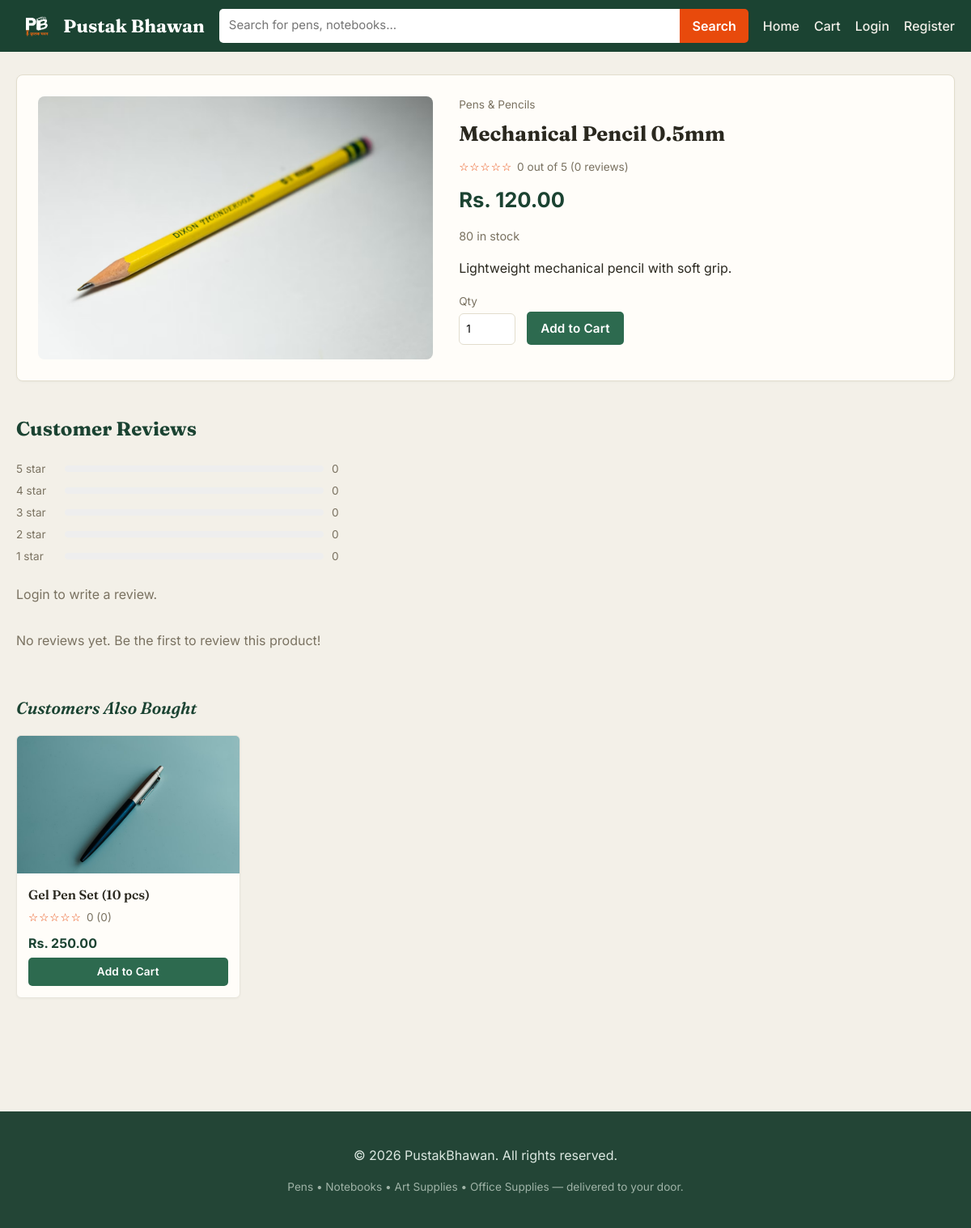
/product.php?id=2, run on the app's committed database.
### tables this page shows
CREATE TABLE products (
    id INT AUTO_INCREMENT PRIMARY KEY,
    category_id INT,
    name VARCHAR(150) NOT NULL,
    description TEXT,
    price DECIMAL(10,2) NOT NULL,
    stock INT DEFAULT 0,
    image VARCHAR(255) DEFAULT 'no-image.png',
    created_at TIMESTAMP DEFAULT CURRENT_TIMESTAMP,
    FOREIGN KEY (category_id) REFERENCES categories(id) ON DELETE SET NULL
);

CREATE TABLE categories (
    id INT AUTO_INCREMENT PRIMARY KEY,
    name VARCHAR(100) NOT NULL
);

### product.php (the view, shortened to what this page needs)
<?php
require 'config.php';
require 'functions.php';
$id = (int)($_GET['id'] ?? 0);
$stmt = $conn->prepare("SELECT p.*, c.name AS category_name FROM products p
                         LEFT JOIN categories c ON c.id = p.category_id
                         WHERE p.id = ?");
$stmt->bind_param('i', $id);
$stmt->execute();
$product = $stmt->get_result()->fetch_assoc();
$rating = getProductRating($conn, $id);
$breakdown = array_fill(1, 5, 0);
$revStmt = $conn->prepare("SELECT r.*, u.name AS user_name FROM reviews r
                            JOIN users u ON u.id = r.user_id
                            WHERE r.product_id = ? ORDER BY r.created_at DESC");
$revStmt->bind_param('i', $id);
$revStmt->execute();
$reviews = $revStmt->get_result()->fetch_all(MYSQLI_ASSOC);
$userReview = null;
$related = getAlsoBoughtProducts($conn, $id, 4);
require 'includes/header.php';
?>
<div class="product-detail">
  <div class="product-detail-img">
    <img src="uploads/<?= h($product['image']) ?>" alt="<?= h($product['name']) ?>"
         onerror="this.src='https://via.placeholder.com/450x400?text=PustakBhawan'">
  </div>
  <div class="product-detail-info">
    <p class="breadcrumb"><?= h($product['category_name'] ?? 'Stationery') ?></p>
    <h1><?= h($product['name']) ?></h1>
    <div class="product-rating">
      <?= renderStars($rating['avg']) ?>
      <span class="rating-text"><?= $rating['avg'] ?> out of 5 (<?= $rating['count'] ?> reviews)</span>
    </div>
    <div class="product-price-big"><?= money($product['price']) ?></div>
    <p class="stock-info">
      <?= $product['stock'] > 0 ? $product['stock'] . ' in stock' : 'Out of stock' ?>
    </p>
    <p class="product-desc"><?= nl2br(h($product['description'])) ?></p>
    <form method="post" action="add_to_cart.php" class="add-cart-form">
      <label>Qty
        <input type="number" name="quantity" value="1" min="1" max="<?= max(1, $product['stock']) ?>">
      </label>
      <button type="submit" class="btn btn-primary" <?= $product['stock'] <= 0 ? 'disabled' : '' ?>>
        <?= $product['stock'] <= 0 ? 'Out of Stock' : 'Add to Cart' ?>
      </button>
    </form>
  </div>
</div>
<section class="reviews-section">
  <h2>Customer Reviews</h2>
  <div class="rating-breakdown">
    <?php for ($s = 5; $s >= 1; $s--):
        $pct = $rating['count'] > 0 ? round(($breakdown[$s] / $rating['count']) * 100) : 0;
    ?>
      <div class="breakdown-row">
        <span><?= $s ?> star</span>
        <div class="bar-track"><div class="bar-fill" style="width: <?= $pct ?>%"></div></div>
        <span><?= $breakdown[$s] ?></span>
      </div>
    <?php endfor; ?>
  </div>
  <?php if (isLoggedIn()): ?>
    <div class="review-form-box">
      <h3><?= $userReview ? 'Update your review' : 'Write a review' ?></h3>
      <form method="post" action="submit_review.php" class="review-form">
        <input type="hidden" name="product_id" value="<?= $product['id'] ?>">
        <div class="star-input" id="star-input">
          <?php for ($s = 1; $s <= 5; $s++): ?>
            <label>
              <input type="radio" name="rating" value="<?= $s ?>"
                <?= ($userReview && (int)$userReview['rating'] === $s) ? 'checked' : '' ?> required>
              <span>★</span>
            </label>
          <?php endfor; ?>
        </div>
        <textarea name="comment" rows="3" placeholder="Share your experience with this product..."><?= h($userReview['comment'] ?? '') ?></textarea>
        <button type="submit" class="btn btn-primary btn-small"><?= $userReview ? 'Update Review' : 'Submit Review' ?></button>
      </form>
    </div>
  <?php else: ?>
    <p class="empty-msg"><a href="login.php">Login</a> to write a review.</p>
  <?php endif; ?>
  <div class="review-list">
    <?php if (empty($reviews)): ?>
      <p class="empty-msg">No reviews yet. Be the first to review this product!</p>
    <?php endif; ?>
  </div>
</section>
<?php if (!empty($related)): ?>
<section class="product-section">
  <h2>Customers Also Bought</h2>
  <div class="product-grid">
    <?php foreach ($related as $p): ?>
      <?php include 'includes/product_card.php'; ?>
    <?php endforeach; ?>
  </div>
</section>
<?php endif; ?>
<?php require 'includes/footer.php'; ?>

### includes/product_card.php (shortened to what this page needs)
<?php
$rating = round((float)($p['avg_rating'] ?? 0), 1);
$count  = (int)($p['review_count'] ?? 0);
?>
<div class="product-card">
  <a href="product.php?id=<?= $p['id'] ?>" class="product-img-link">
    <img src="uploads/<?= h($p['image']) ?>" alt="<?= h($p['name']) ?>"
         onerror="this.src='https://via.placeholder.com/300x220?text=PustakBhawan'">
  </a>
  <div class="product-info">
    <a href="product.php?id=<?= $p['id'] ?>" class="product-name"><?= h($p['name']) ?></a>
    <div class="product-rating">
      <?= renderStars($rating) ?>
      <span class="rating-text"><?= $rating ?> (<?= $count ?>)</span>
    </div>
    <div class="product-price"><?= money($p['price']) ?></div>
    <form method="post" action="add_to_cart.php">
      <button type="submit" class="btn btn-small" <?= $p['stock'] <= 0 ? 'disabled' : '' ?>>
        <?= $p['stock'] <= 0 ? 'Out of stock' : 'Add to Cart' ?>
      </button>
    </form>
  </div>
</div>

### css/style.css (style rules this page uses)
:root { --primary: #2d6a4f; --primary-dark: #1b4332; --accent: #e84a0c; --accent-light: #d47a5f; --ink: #7c4a2d; --bg: #f3f0e8; --card-bg: #fffdf9; --text: #2a281f; --muted: #7a7261; --border: #e2ddcd; --danger: #c0392b; --success: #2d6a4f; --radius: 8px; }
* { box-sizing: border-box; }
body { margin: 0; font-family: 'Inter', 'Segoe UI', Roboto, Helvetica, Arial, sans-serif; background: var(--bg); color: var(--text); line-height: 1.55; }
a { color: inherit; text-decoration: none; }
img { max-width: 100%; display: block; }
.hero h1, h2, .logo, .auth-box h1, .product-detail-info h1 { font-family: 'Fraunces', Georgia, serif; }
.product-section { margin-bottom: 40px; }
.product-section h2 { font-size: 1.3rem; margin-bottom: 16px; color: var(--primary-dark); font-style: italic; font-weight: 600; }
.product-grid { display: grid; grid-template-columns: repeat(auto-fill, minmax(220px, 1fr)); gap: 18px; }
.product-card { background: var(--card-bg); border: 1px solid #e8e5dc; border-radius: 6px; overflow: hidden; display: flex; flex-direction: column; transition: box-shadow 0.15s, transform 0.15s; }
.product-img-link img { width: 100%; height: 170px; object-fit: cover; background: #f1efe8; }
.product-info { padding: 14px; display: flex; flex-direction: column; gap: 6px; }
.product-name { font-weight: 600; font-size: 1rem; font-family: 'Fraunces', serif; }
.product-rating { display: flex; align-items: center; gap: 6px; font-size: 0.85rem; color: var(--muted); }
.product-price { font-weight: 700; color: var(--primary-dark); margin-top: 2px; }
.product-price-big { font-size: 1.6rem; font-weight: 700; color: var(--primary-dark); margin: 10px 0; }
.btn { display: inline-block; padding: 9px 17px; border-radius: 5px; border: none; cursor: pointer; font-weight: 600; font-size: 0.95rem; text-align: center; letter-spacing: 0.2px; }
.btn-primary { background: var(--primary); color: #fff; }
.btn-small { padding: 7px 14px; font-size: 0.85rem; width: 100%; background: var(--primary); color: #fff; }
.product-detail { display: grid; grid-template-columns: 1fr 1.2fr; gap: 32px; background: var(--card-bg); border: 1px solid var(--border); border-radius: 8px; padding: 26px; margin-bottom: 40px; }
.product-detail-img img { width: 100%; border-radius: var(--radius); }
.breadcrumb { color: var(--muted); font-size: 0.85rem; margin: 0 0 6px; }
.product-detail-info h1 { margin: 0 0 10px; font-size: 1.6rem; }
.stock-info { color: var(--muted); font-size: 0.9rem; }
.product-desc { color: var(--text); margin: 16px 0; }
.add-cart-form { display: flex; align-items: end; gap: 14px; margin-top: 18px; }
.add-cart-form label { display: flex; flex-direction: column; font-size: 0.85rem; color: var(--muted); gap: 4px; }
.add-cart-form input { width: 70px; padding: 8px; border: 1px solid var(--border); border-radius: 6px; }
.reviews-section { margin-bottom: 40px; }
.reviews-section h2 { color: var(--primary-dark); }
.rating-breakdown { max-width: 420px; margin-bottom: 24px; }
.breakdown-row { display: grid; grid-template-columns: 50px 1fr 30px; align-items: center; gap: 10px; margin-bottom: 6px; font-size: 0.85rem; color: var(--muted); }
.bar-track { background: #eee; border-radius: 6px; height: 8px; overflow: hidden; }
.review-list { display: flex; flex-direction: column; gap: 16px; max-width: 700px; }
.empty-msg { color: var(--muted); }
button, input, textarea { font: inherit; }
.btn-primary, .btn-small { box-shadow: none; }
.product-card, .auth-box, .product-detail, .review-form-box, .cart-item, .cart-summary, .checkout-box, .result-box, .order-card { box-shadow: 0 1px 3px rgba(38, 48, 42, 0.04); }

### data on the page
products: image (picture), category.name "Pens & Pencils", name "Mechanical Pencil 0.5mm", price "Rs. 120.00", stock "80", description "Lightweight mechanical pencil with soft grip."
products: image (picture), name "Gel Pen Set (10 pcs)", rating "☆☆☆☆☆", rating "0", count "0", price "Rs. 250.00", stock "Add to Cart"

### other printed values
renderStars($rating['avg']) "☆☆☆☆☆"
$rating['avg'] "0"
$rating['count'] "0"
$breakdown[$s] "0"
